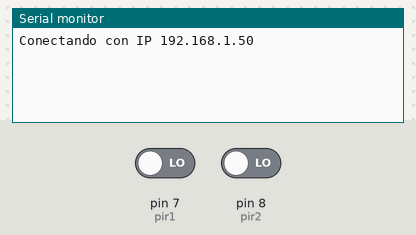
Simulated run of this sketch. Board: Arduino Uno, built with avr-gcc and run on an emulated ATmega328P. Shown: the last lines printed to the serial monitor. The inputs (shaded band) are chosen by the test bench; at power-on: pin 7 (pir1) LOW, pin 8 (pir2) LOW. WiFi joins after 1.5 s; servers stay silent unless stated; uploads are accepted with an empty reply.

Above: at 2.7 s.
2.8 s: pin 7 (pir1) driven HIGH
At 4.2 s:
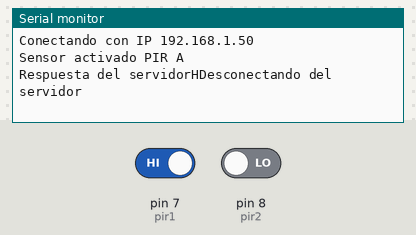
4.5 s: pin 8 (pir2) driven HIGH
At 4.66 s:
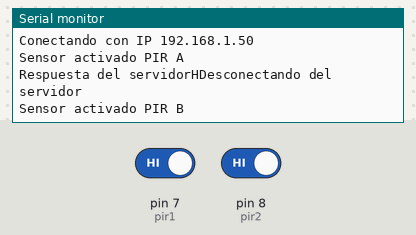

Measured:
- after the input at 2.8 s, the serial monitor: prints a new line at once (image 1)
- after the input at 4.5 s, the serial monitor: prints a new line at once (image 2)

The sketch:

Pir_Mega_final2.ino
```cpp
/* Solo modificar la direccion de envio y colocar de nuevo el delay de 30 segundos*/
#include <Ethernet.h>
#include <SPI.h>

// Confingurando mac e IP
byte mac[] = { 0xDE, 0xAD, 0xBE, 0xEF, 0xFE, 0xED };
IPAddress ip(192, 168, 100, 50);

// name address for Google (using DNS)
char server[] = "ide50-jbst2000.cs50.io";  ////  MODIFICAR JUSTO AQUI!!!

// Inicia Ethernet client
EthernetClient client;

// Pir
#define pir1 7
#define pir2 8

// Const. para el pir
int lectura1 = 0;
int lectura2 = 0;

// Estados para los pir
int est_pir1 = LOW;
int est_pir2 = LOW;

// =============== conectando a Internet =============== //

void setup() {
  // Tiempo de que se calibren los pir
//  delay(30000);

  pinMode(pir1, INPUT);
  pinMode(pir2, INPUT);

  // wait for serial port to connect. Needed for native USB port only
  Serial.begin(9600);
  while (!Serial) {
    ;
  }

  // Conetando a internet:
  if (Ethernet.begin (mac) == 0) {
   Serial.println("No se puedo configurar via DHCP");
    // try to congifure using IP address instead of DHCP:
    Ethernet.begin(mac, ip);
    Serial.println(" Conectando con IP Fija ");
  }

//  Ethernet.begin(mac, ip);
//    Serial.println(" Conectando con IP Fija");


  // give the Ethernet shield a second to initialize:
  Serial.print ("Conectando con IP ");
  Serial.println(Ethernet.localIP());

}

////////////// Enviando Post request /////////////

void loop() {

  lectura1 = digitalRead(pir1);
  lectura2 = digitalRead(pir2);

  if (lectura1 == HIGH)
   {
      // Mandando HTTP resquest
      if (est_pir1 == LOW)
      {
        Serial.println("Sensor activado PIR A");
        est_pir1 = HIGH;
        if (client.connect(server, 80)) {
          client.println("POST /nes HTTP/1.0");                ////  --------------
          client.println("Host: ide50-jbst2000.cs50.io"); // SERVER ADDRESS HERE TOO
          client.println("User-Agent: Arduino/1.0");
          client.println("Connection: close");
          client.println("Content-Length: 0");
          client.println("Content-Type: application/x-www-form-urlencoded");
          client.println("num: 1");
          client.println("direccion: a");
          client.println("sen_n: sen1_a");
          client.println("");

          if (client.available()) {
            Serial.print("Respuesta del servidor");
            char c = client.read();
            Serial.print(c);
          }

          if (client.connected()) {
            Serial.println("Desconectando del servidor");
            client.stop();  // DISCONNECT FROM THE SERVER
          }

        }
        else {
          // if you didn't get a connection to the server:
          Serial.println("No se establecion conexion con el servidor");
        }

      }
   }
  else   // Desactivando el ciclo de envio
   {
      if ( est_pir1 == HIGH )
      {
        est_pir1 = LOW;
      }
   }

  if (lectura2 == HIGH)
   {
      // Mandando HTTP resquest
      if (est_pir2 == LOW)
      {
        Serial.println("Sensor activado PIR B");
        est_pir2 = HIGH;

       if (client.connect(server, 80)) {
          client.println("POST /nes HTTP/1.0");                ////  --------------
          client.println("Host: ide50-jbst2000.cs50.io"); // SERVER ADDRESS HERE TOO
          client.println("User-Agent: Arduino/1.0");
          client.println("Connection: close");
          client.println("Content-Length: 0");
          client.println("Content-Type: application/x-www-form-urlencoded");
          client.println("num: 1");
          client.println("direccion: b");
          client.println("sen_n: sen1_b");
          client.println("");

          Serial.println("enviando POST");

          // if there are incoming bytes available
          // from the server, read them and print them:
          if (client.available()) {
            Serial.print("Respuesta del servidor");
            char c = client.read();
            Serial.print(c);
         }

          if (client.connected()) {
          Serial.println("Desconectando del servidor");
          client.stop();  // DISCONNECT FROM THE SERVER
         }

        }
        else {
          // if you didn't get a connection to the server:
          Serial.println("No se establecion conexion con el servidor");
        }

      }
   }
   else   // Desactivando el ciclo de envio
   {
      if ( est_pir2 == HIGH )
      {
        est_pir2 = LOW;
      }
   }

}
```
